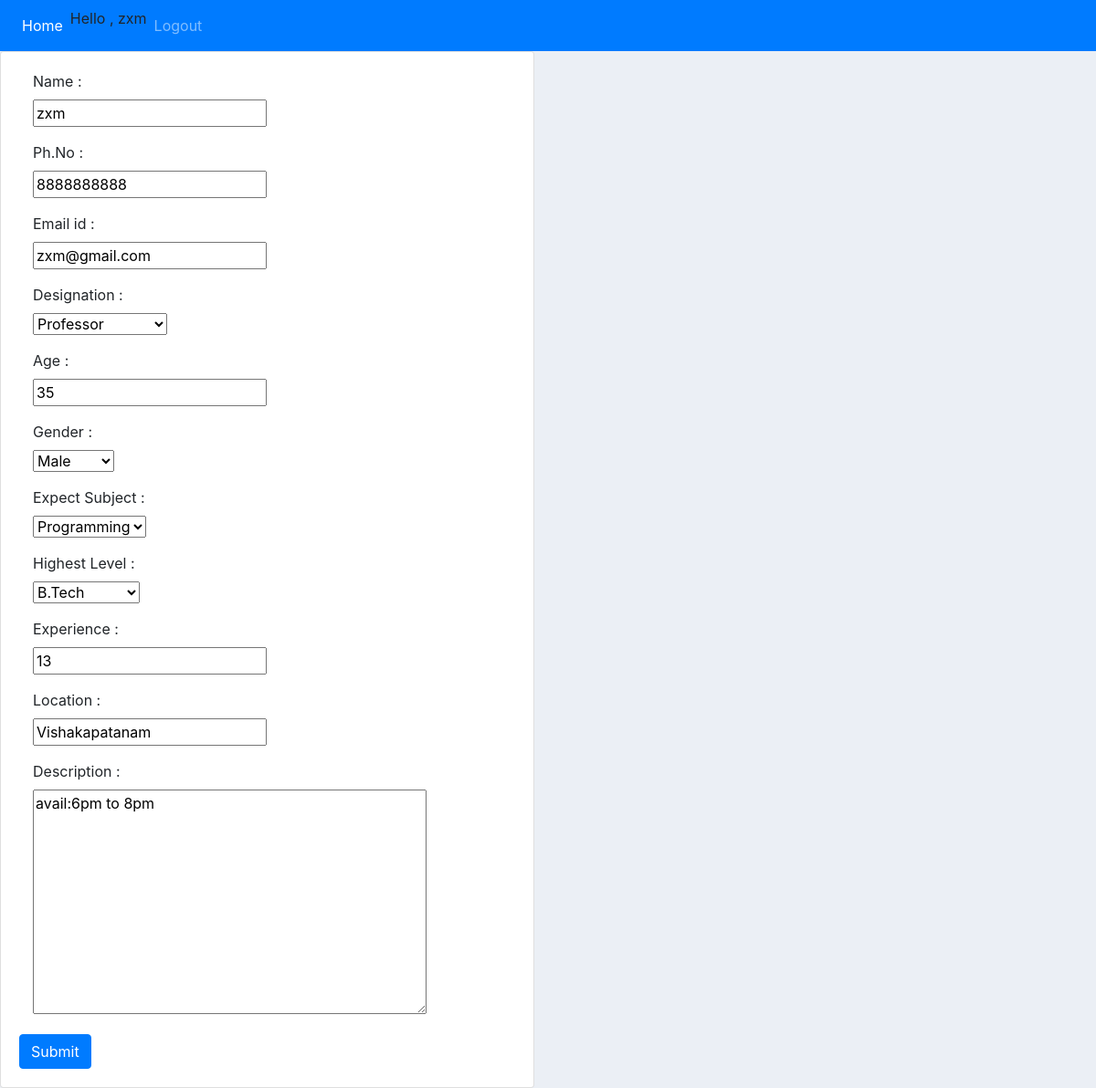
Screenshot of /update (signed in) with the database file from the repository.
### tfinder/models.py (models this page shows)
class destination(models.Model):
	SUB_CHOICES= [
	('Maths', 'Maths'),
	('Physics', 'Physics'),
	('Chemistry', 'Chemistry'),
	('Programming', 'Programming'),
	('Other', 'Other'),]
	gen=[
	('Male', 'Male'),
	('Female', 'Female'),
	('Other', 'Other'),
	]
	level= [
	('Grade', 'Grade'),
	('Secondary', 'Secondary'),
	('Intermediate', 'Intermediate'),
	('B.Tech', 'B.Tech'),
	('Other', 'Other'),]
	desig= [
	('Teacher', 'Teacher'),
	('Lecturer', 'Lecturer'),
	('Asst Prof', 'Asst Professor'),
	('Assoc Prof', 'Assoc Professor '),
	('Professor ', 'Professor '),
	('Other', 'Other'),]
	user = models.ForeignKey(User,null = True,on_delete = models.CASCADE)
	name = models.CharField(verbose_name="Name",max_length =100)
	phno  = models.CharField(verbose_name="Ph.No",max_length =10)
	email = models.EmailField(verbose_name="Email id",max_length=254)
	des  = models.CharField(verbose_name="Designation",choices=desig,max_length =20)
	age = models.IntegerField(verbose_name="Age")
	gender = models.CharField(verbose_name="Gender",choices=gen,max_length =20)
	sub= models.CharField(verbose_name="Expect Subject",choices=SUB_CHOICES,max_length =20)
	lev= models.CharField(verbose_name="Highest Level",choices=level,max_length =20)
	exp= models.IntegerField(verbose_name="Experience")
	loc  = models.CharField(verbose_name="Location",max_length =100)
	desp = models.TextField(verbose_name="Description",)

### tfinder/views.py (the view)
# urls.py: path('update',views.updatedata, name = 'updatedata'),
def updatedata(request):
	dest = destination.objects.filter(user_id = request.user.id).first()
	form = tegisterForm(instance=dest)
	if request.method == 'POST':
		form = tegisterForm(request.POST, instance=dest)
		if form.is_valid():
			form.save()
			return redirect('/')
	context = {'form':form,'dest':dest}
	return render(request,'tregister.html',context)

### tfinder/forms.py
class tegisterForm(ModelForm):
	class Meta:
		model = destination
		fields = '__all__'
		exclude = ['user']

### template/tregister.html (shortened to what this page needs)
{% load static %}
<!DOCTYPE html>
<html>
<head>
	<link rel="stylesheet" href="https://stackpath.bootstrapcdn.com/bootstrap/4.3.1/css/bootstrap.min.css">
  <link rel="stylesheet" type="text/css" href="{% static '/css/main.css' %}">
</head>
<body>
{%  include 'navbar.html' %}
<div class="row">
	<div class="col-md-6">
		<div class="card card-body">
			<form action="" method="POST">
        {% for field in form %}
        <div class="form-group">
            <label class="col-sm-4 control-label" for="{{ field.name }}">{{ field.label }} : </label>
            <div class="col-sm-8">
                {{ field }}
            </div>
        </div>
        {% endfor %}
		<button class="btn btn-primary" type="submit" onclick='javascript:openDialog()'>Submit</button>
			</form>
	</div>
</div>
</body>
</html>

### template/navbar.html (shortened to what this page needs)
{% load static %}
<nav class="navbar navbar-expand-lg navbar-dark bg-primary ">
  <div class="collapse navbar-collapse" id="navbarNav">
    <ul class="navbar-nav">
      {% if user.is_authenticated %}
      <li class="nav-item active">
        <a class="nav-link" href="{% url 'home' %}">Home</a>
      </li>
      <li class="nav-item">
        Hello , {{user.username}}
      </li>
      <li class="nav-item">
        <a class="nav-link" href="{% url 'logout' %}">Logout</a>
      </li>
      {% endif %}
    </ul>
  </div>
</nav>

### static/css/main.css (style rules this page uses)
body { background-color: #ebeff5; }

### rows the page displays
destination: form "zxm" "8888888888" "zxm@gmail.com" "Professor" "35" "Male" "Programming" "B.Tech" "13" "Vishakapatanam" "avail:6pm to 8pm"

### other values shown
{{ user.username }} "zxm"
{{ field.label }} "Name" "Ph.No" "Email id" "Designation" "Age" "Gender" "Expect Subject" "Highest Level" "Experience" "Location" "Description"
